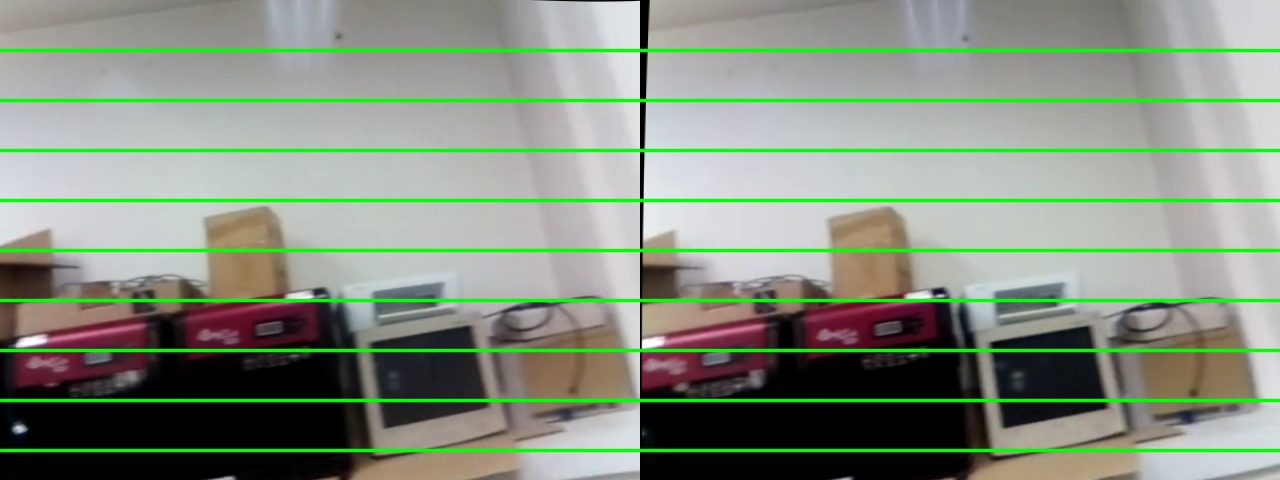
#> input picture rectify.jpg, 1280 x 480 px, given in place of imagecropped.jpg, which was not available
$ python cvLog.py
#> lines starting #> are read from the running program, lines starting #| are printed output that depends on the picture
import cv2
import numpy as np
from picamera.array import PiRGBArray
from picamera import PiCamera
import time
#import argparse
#from matplotlib import pyplot as plt
#import imutils
def nothing(x):
    pass

ptime = 0
ntime = 0
fps = 0

template = cv2.imread('imagecropped.jpg',0) #from documents folder and imagecropper code
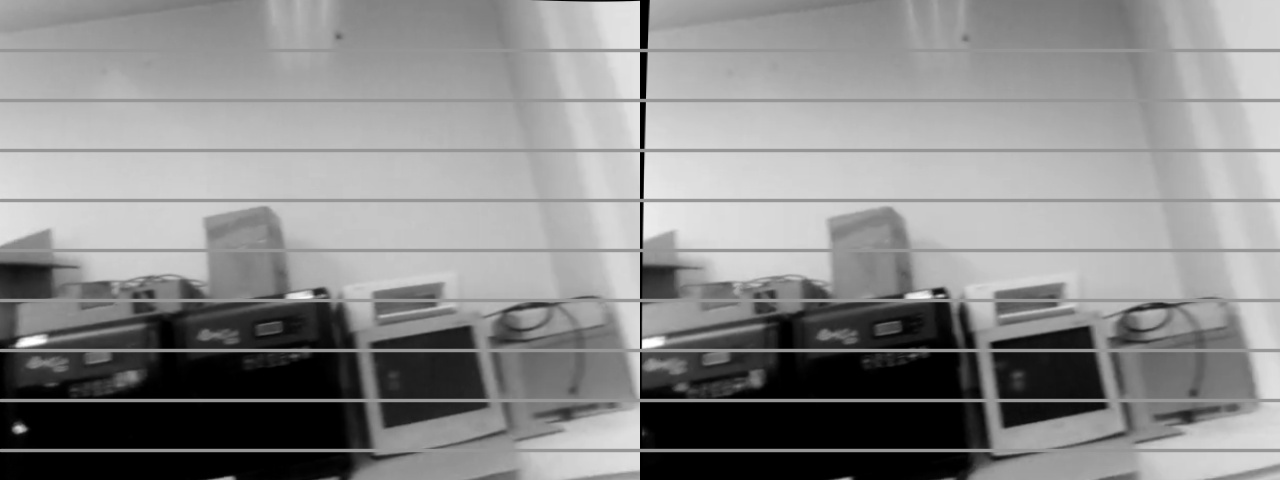
#> template: shape (480, 1280); min 0, max 255, mean 138.6


#> (the run stopped early here; a loop or call above may not have finished)

$ run again, on undistortion.jpg
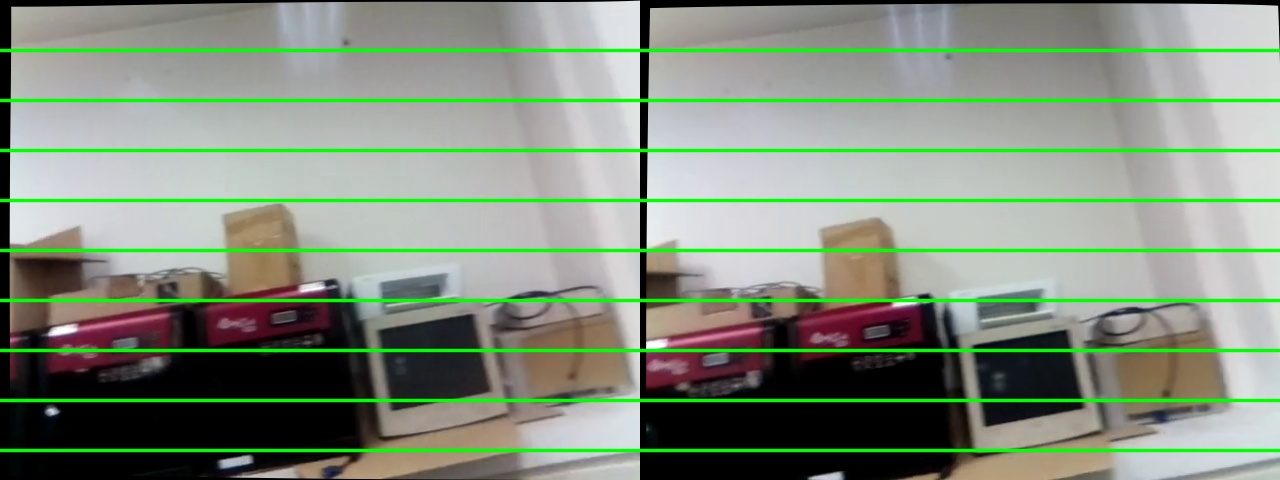
#> input picture undistortion.jpg, 1280 x 480 px, given in place of imagecropped.jpg, which was not available
#> `template = cv2.imread('imagecropped.jpg',0)`:
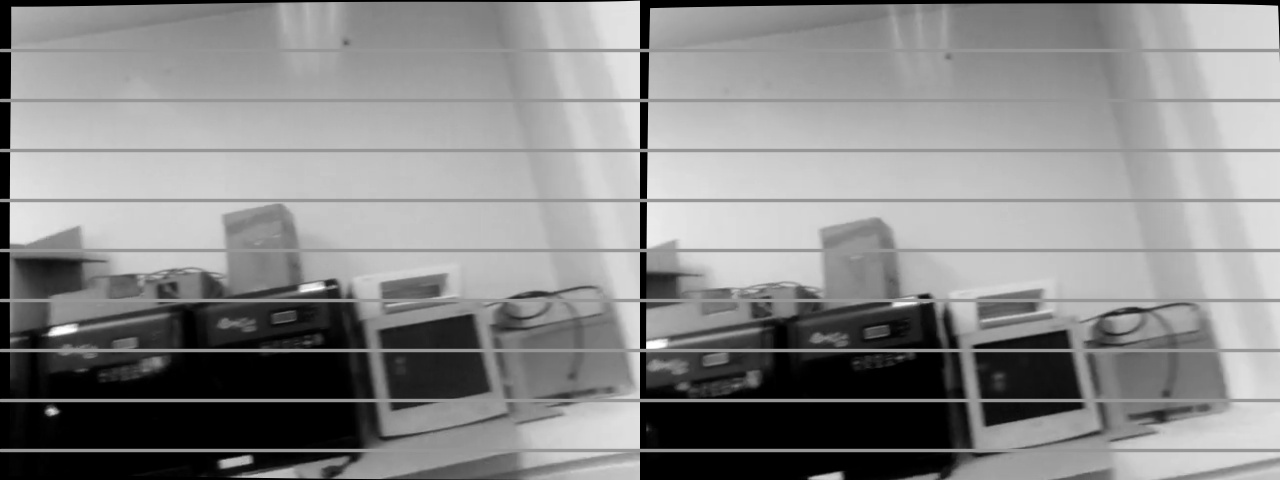
#> template: shape (480, 1280); min 0, max 255, mean 136.9
